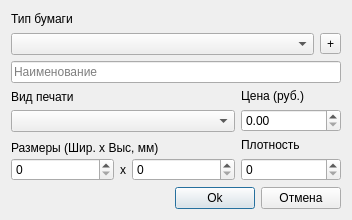
<?xml version="1.0" encoding="UTF-8"?>
<ui version="4.0">
 <class>PaperDialog</class>
 <widget class="QDialog" name="PaperDialog">
  <property name="geometry">
   <rect>
    <x>0</x>
    <y>0</y>
    <width>352</width>
    <height>220</height>
   </rect>
  </property>
  <property name="windowTitle">
   <string>Dialog</string>
  </property>
  <layout class="QVBoxLayout" name="verticalLayout_6">
   <item>
    <layout class="QVBoxLayout" name="verticalLayout">
     <item>
      <widget class="QLabel" name="paperTypeLabel">
       <property name="text">
        <string>Тип бумаги</string>
       </property>
      </widget>
     </item>
     <item>
      <layout class="QHBoxLayout" name="horizontalLayout_3">
       <item>
        <widget class="QComboBox" name="paperTypeComboBox">
         <property name="placeholderText">
          <string>Выберите тип бумаги</string>
         </property>
        </widget>
       </item>
       <item>
        <widget class="QToolButton" name="toolButton">
         <property name="text">
          <string>+</string>
         </property>
        </widget>
       </item>
      </layout>
     </item>
     <item>
      <widget class="QLineEdit" name="paperNameLineEdit">
       <property name="placeholderText">
        <string>Наименование</string>
       </property>
      </widget>
     </item>
    </layout>
   </item>
   <item>
    <layout class="QGridLayout" name="gridLayout">
     <item row="2" column="1">
      <layout class="QVBoxLayout" name="verticalLayout_2">
       <property name="spacing">
        <number>6</number>
       </property>
       <property name="sizeConstraint">
        <enum>QLayout::SetDefaultConstraint</enum>
       </property>
       <item>
        <widget class="QLabel" name="densityLabel">
         <property name="sizePolicy">
          <sizepolicy hsizetype="Fixed" vsizetype="Preferred">
           <horstretch>0</horstretch>
           <verstretch>0</verstretch>
          </sizepolicy>
         </property>
         <property name="text">
          <string>Плотность</string>
         </property>
        </widget>
       </item>
       <item>
        <widget class="QSpinBox" name="densitySpinBox">
         <property name="sizePolicy">
          <sizepolicy hsizetype="Fixed" vsizetype="Fixed">
           <horstretch>0</horstretch>
           <verstretch>0</verstretch>
          </sizepolicy>
         </property>
         <property name="minimumSize">
          <size>
           <width>100</width>
           <height>0</height>
          </size>
         </property>
         <property name="maximum">
          <number>600</number>
         </property>
        </widget>
       </item>
      </layout>
     </item>
     <item row="1" column="1">
      <layout class="QVBoxLayout" name="verticalLayout_5">
       <item>
        <widget class="QLabel" name="priceLabel">
         <property name="sizePolicy">
          <sizepolicy hsizetype="Fixed" vsizetype="Preferred">
           <horstretch>0</horstretch>
           <verstretch>0</verstretch>
          </sizepolicy>
         </property>
         <property name="text">
          <string>Цена (руб.)</string>
         </property>
        </widget>
       </item>
       <item>
        <widget class="QDoubleSpinBox" name="priceDoubleSpinBox">
         <property name="sizePolicy">
          <sizepolicy hsizetype="Fixed" vsizetype="Fixed">
           <horstretch>0</horstretch>
           <verstretch>0</verstretch>
          </sizepolicy>
         </property>
         <property name="minimumSize">
          <size>
           <width>100</width>
           <height>0</height>
          </size>
         </property>
         <property name="maximum">
          <double>5000.000000000000000</double>
         </property>
        </widget>
       </item>
      </layout>
     </item>
     <item row="2" column="0">
      <layout class="QVBoxLayout" name="verticalLayout_3">
       <property name="spacing">
        <number>0</number>
       </property>
       <property name="sizeConstraint">
        <enum>QLayout::SetDefaultConstraint</enum>
       </property>
       <item>
        <widget class="QLabel" name="sizeLabel">
         <property name="sizePolicy">
          <sizepolicy hsizetype="Preferred" vsizetype="Preferred">
           <horstretch>0</horstretch>
           <verstretch>0</verstretch>
          </sizepolicy>
         </property>
         <property name="text">
          <string>Размеры (Шир. x Выс, мм)</string>
         </property>
        </widget>
       </item>
       <item>
        <layout class="QHBoxLayout" name="horizontalLayout">
         <property name="spacing">
          <number>6</number>
         </property>
         <property name="sizeConstraint">
          <enum>QLayout::SetNoConstraint</enum>
         </property>
         <item>
          <widget class="QSpinBox" name="xSpinBox">
           <property name="sizePolicy">
            <sizepolicy hsizetype="Preferred" vsizetype="Fixed">
             <horstretch>0</horstretch>
             <verstretch>0</verstretch>
            </sizepolicy>
           </property>
           <property name="maximum">
            <number>2000</number>
           </property>
          </widget>
         </item>
         <item>
          <widget class="QLabel" name="label_3">
           <property name="sizePolicy">
            <sizepolicy hsizetype="Fixed" vsizetype="Preferred">
             <horstretch>0</horstretch>
             <verstretch>0</verstretch>
            </sizepolicy>
           </property>
           <property name="text">
            <string>x</string>
           </property>
          </widget>
         </item>
         <item>
          <widget class="QSpinBox" name="ySpinBox">
           <property name="sizePolicy">
            <sizepolicy hsizetype="Preferred" vsizetype="Fixed">
             <horstretch>0</horstretch>
             <verstretch>0</verstretch>
            </sizepolicy>
           </property>
           <property name="maximum">
            <number>2000</number>
           </property>
          </widget>
         </item>
        </layout>
       </item>
      </layout>
     </item>
     <item row="1" column="0">
      <layout class="QVBoxLayout" name="verticalLayout_4">
       <item>
        <widget class="QLabel" name="printLabel">
         <property name="text">
          <string>Вид печати</string>
         </property>
        </widget>
       </item>
       <item>
        <widget class="QComboBox" name="printComboBox">
         <property name="sizePolicy">
          <sizepolicy hsizetype="Minimum" vsizetype="Fixed">
           <horstretch>0</horstretch>
           <verstretch>0</verstretch>
          </sizepolicy>
         </property>
         <property name="minimumSize">
          <size>
           <width>150</width>
           <height>0</height>
          </size>
         </property>
         <property name="placeholderText">
          <string>...</string>
         </property>
        </widget>
       </item>
      </layout>
     </item>
    </layout>
   </item>
   <item>
    <layout class="QHBoxLayout" name="horizontalLayout_2">
     <item>
      <spacer name="horizontalSpacer">
       <property name="orientation">
        <enum>Qt::Horizontal</enum>
       </property>
       <property name="sizeHint" stdset="0">
        <size>
         <width>40</width>
         <height>20</height>
        </size>
       </property>
      </spacer>
     </item>
     <item>
      <widget class="QPushButton" name="okPushButton">
       <property name="text">
        <string>Ok</string>
       </property>
      </widget>
     </item>
     <item>
      <widget class="QPushButton" name="cancelPushButton">
       <property name="text">
        <string>Отмена</string>
       </property>
      </widget>
     </item>
    </layout>
   </item>
  </layout>
 </widget>
 <resources/>
 <connections/>
</ui>
